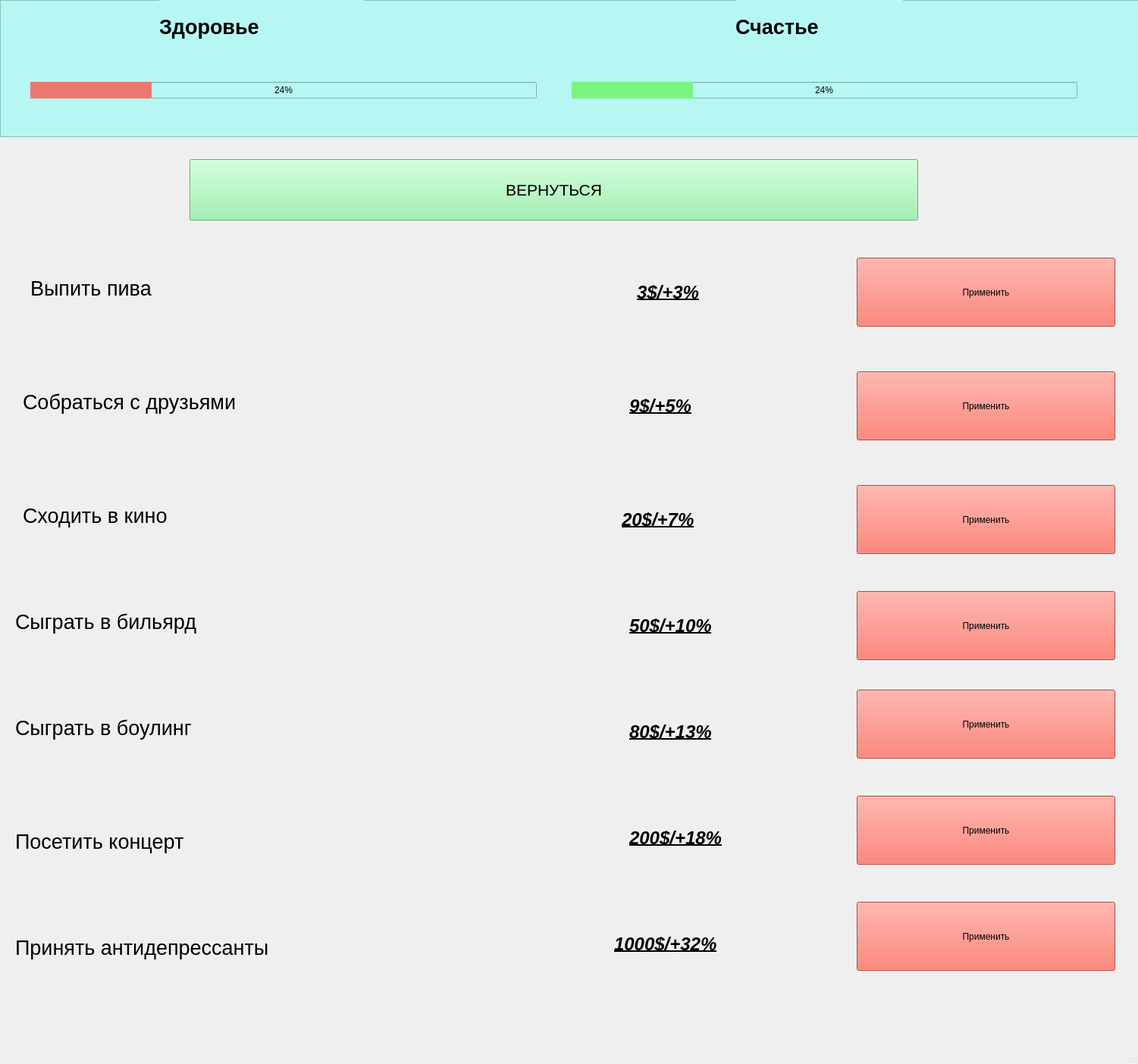
<?xml version="1.0" encoding="UTF-8"?>
<ui version="4.0">
 <class>Happiness</class>
 <widget class="QMainWindow" name="Happiness">
  <property name="geometry">
   <rect>
    <x>0</x>
    <y>0</y>
    <width>1501</width>
    <height>1404</height>
   </rect>
  </property>
  <property name="windowTitle">
   <string>MainWindow</string>
  </property>
  <widget class="QWidget" name="centralwidget">
   <widget class="QPushButton" name="pushButton_8">
    <property name="geometry">
     <rect>
      <x>250</x>
      <y>210</y>
      <width>961</width>
      <height>81</height>
     </rect>
    </property>
    <property name="font">
     <font>
      <pointsize>16</pointsize>
     </font>
    </property>
    <property name="styleSheet">
     <string notr="true">background-color:rgb(143, 240, 164)</string>
    </property>
    <property name="text">
     <string>ВЕРНУТЬСЯ</string>
    </property>
   </widget>
   <widget class="QPushButton" name="pushButton_5">
    <property name="geometry">
     <rect>
      <x>1130</x>
      <y>780</y>
      <width>341</width>
      <height>91</height>
     </rect>
    </property>
    <property name="styleSheet">
     <string notr="true">background-color: rgb(246, 97, 81)</string>
    </property>
    <property name="text">
     <string>Применить</string>
    </property>
   </widget>
   <widget class="QPushButton" name="pushButton_4">
    <property name="geometry">
     <rect>
      <x>1130</x>
      <y>640</y>
      <width>341</width>
      <height>91</height>
     </rect>
    </property>
    <property name="styleSheet">
     <string notr="true">background-color: rgb(246, 97, 81)</string>
    </property>
    <property name="text">
     <string>Применить</string>
    </property>
   </widget>
   <widget class="QLabel" name="label_3">
    <property name="geometry">
     <rect>
      <x>30</x>
      <y>490</y>
      <width>661</width>
      <height>81</height>
     </rect>
    </property>
    <property name="font">
     <font>
      <pointsize>20</pointsize>
      <underline>false</underline>
     </font>
    </property>
    <property name="text">
     <string>Собраться с друзьями</string>
    </property>
   </widget>
   <widget class="QLabel" name="label_11">
    <property name="geometry">
     <rect>
      <x>830</x>
      <y>930</y>
      <width>291</width>
      <height>71</height>
     </rect>
    </property>
    <property name="font">
     <font>
      <pointsize>18</pointsize>
      <weight>75</weight>
      <italic>true</italic>
      <bold>true</bold>
      <underline>true</underline>
     </font>
    </property>
    <property name="text">
     <string>80$/+13%</string>
    </property>
   </widget>
   <widget class="QPushButton" name="pushButton_2">
    <property name="geometry">
     <rect>
      <x>1130</x>
      <y>340</y>
      <width>341</width>
      <height>91</height>
     </rect>
    </property>
    <property name="styleSheet">
     <string notr="true">background-color: rgb(246, 97, 81)</string>
    </property>
    <property name="text">
     <string>Применить</string>
    </property>
   </widget>
   <widget class="QLabel" name="label_4">
    <property name="geometry">
     <rect>
      <x>30</x>
      <y>640</y>
      <width>761</width>
      <height>81</height>
     </rect>
    </property>
    <property name="font">
     <font>
      <pointsize>20</pointsize>
      <underline>false</underline>
     </font>
    </property>
    <property name="text">
     <string>Сходить в кино</string>
    </property>
   </widget>
   <widget class="QLabel" name="label_6">
    <property name="geometry">
     <rect>
      <x>20</x>
      <y>920</y>
      <width>801</width>
      <height>81</height>
     </rect>
    </property>
    <property name="font">
     <font>
      <pointsize>20</pointsize>
      <underline>false</underline>
     </font>
    </property>
    <property name="text">
     <string>Сыграть в боулинг</string>
    </property>
   </widget>
   <widget class="QLabel" name="label_16">
    <property name="geometry">
     <rect>
      <x>830</x>
      <y>1070</y>
      <width>291</width>
      <height>71</height>
     </rect>
    </property>
    <property name="font">
     <font>
      <pointsize>18</pointsize>
      <weight>75</weight>
      <italic>true</italic>
      <bold>true</bold>
      <underline>true</underline>
     </font>
    </property>
    <property name="text">
     <string>200$/+18%</string>
    </property>
   </widget>
   <widget class="QLabel" name="label_13">
    <property name="geometry">
     <rect>
      <x>20</x>
      <y>1070</y>
      <width>711</width>
      <height>81</height>
     </rect>
    </property>
    <property name="font">
     <font>
      <pointsize>20</pointsize>
      <underline>false</underline>
     </font>
    </property>
    <property name="text">
     <string>Посетить концерт</string>
    </property>
   </widget>
   <widget class="QPushButton" name="pushButton_7">
    <property name="geometry">
     <rect>
      <x>1130</x>
      <y>1050</y>
      <width>341</width>
      <height>91</height>
     </rect>
    </property>
    <property name="styleSheet">
     <string notr="true">background-color: rgb(246, 97, 81)</string>
    </property>
    <property name="text">
     <string>Применить</string>
    </property>
   </widget>
   <widget class="QLabel" name="label_9">
    <property name="geometry">
     <rect>
      <x>830</x>
      <y>500</y>
      <width>291</width>
      <height>71</height>
     </rect>
    </property>
    <property name="font">
     <font>
      <pointsize>18</pointsize>
      <weight>75</weight>
      <italic>true</italic>
      <bold>true</bold>
      <underline>true</underline>
     </font>
    </property>
    <property name="text">
     <string>9$/+5%</string>
    </property>
   </widget>
   <widget class="QLabel" name="label_10">
    <property name="geometry">
     <rect>
      <x>820</x>
      <y>650</y>
      <width>291</width>
      <height>71</height>
     </rect>
    </property>
    <property name="font">
     <font>
      <pointsize>18</pointsize>
      <weight>75</weight>
      <italic>true</italic>
      <bold>true</bold>
      <underline>true</underline>
     </font>
    </property>
    <property name="text">
     <string>20$/+7%</string>
    </property>
   </widget>
   <widget class="QPushButton" name="pushButton_9">
    <property name="geometry">
     <rect>
      <x>1130</x>
      <y>1190</y>
      <width>341</width>
      <height>91</height>
     </rect>
    </property>
    <property name="styleSheet">
     <string notr="true">background-color: rgb(246, 97, 81)</string>
    </property>
    <property name="text">
     <string>Применить</string>
    </property>
   </widget>
   <widget class="QLabel" name="label_12">
    <property name="geometry">
     <rect>
      <x>830</x>
      <y>790</y>
      <width>291</width>
      <height>71</height>
     </rect>
    </property>
    <property name="font">
     <font>
      <pointsize>18</pointsize>
      <weight>75</weight>
      <italic>true</italic>
      <bold>true</bold>
      <underline>true</underline>
     </font>
    </property>
    <property name="text">
     <string>50$/+10%</string>
    </property>
   </widget>
   <widget class="QPushButton" name="pushButton_3">
    <property name="geometry">
     <rect>
      <x>1130</x>
      <y>490</y>
      <width>341</width>
      <height>91</height>
     </rect>
    </property>
    <property name="styleSheet">
     <string notr="true">background-color: rgb(246, 97, 81)</string>
    </property>
    <property name="text">
     <string>Применить</string>
    </property>
   </widget>
   <widget class="QPushButton" name="pushButton_6">
    <property name="geometry">
     <rect>
      <x>1130</x>
      <y>910</y>
      <width>341</width>
      <height>91</height>
     </rect>
    </property>
    <property name="styleSheet">
     <string notr="true">background-color: rgb(246, 97, 81)</string>
    </property>
    <property name="text">
     <string>Применить</string>
    </property>
   </widget>
   <widget class="QLabel" name="label_15">
    <property name="geometry">
     <rect>
      <x>20</x>
      <y>1210</y>
      <width>671</width>
      <height>81</height>
     </rect>
    </property>
    <property name="font">
     <font>
      <pointsize>20</pointsize>
      <underline>false</underline>
     </font>
    </property>
    <property name="text">
     <string>Принять антидепрессанты</string>
    </property>
   </widget>
   <widget class="QLabel" name="label_14">
    <property name="geometry">
     <rect>
      <x>810</x>
      <y>1210</y>
      <width>291</width>
      <height>71</height>
     </rect>
    </property>
    <property name="font">
     <font>
      <pointsize>18</pointsize>
      <weight>75</weight>
      <italic>true</italic>
      <bold>true</bold>
      <underline>true</underline>
     </font>
    </property>
    <property name="text">
     <string>1000$/+32%</string>
    </property>
   </widget>
   <widget class="QLabel" name="label_5">
    <property name="geometry">
     <rect>
      <x>20</x>
      <y>780</y>
      <width>681</width>
      <height>81</height>
     </rect>
    </property>
    <property name="font">
     <font>
      <pointsize>20</pointsize>
      <underline>false</underline>
     </font>
    </property>
    <property name="text">
     <string>Сыграть в бильярд</string>
    </property>
   </widget>
   <widget class="QLabel" name="label_2">
    <property name="geometry">
     <rect>
      <x>40</x>
      <y>340</y>
      <width>721</width>
      <height>81</height>
     </rect>
    </property>
    <property name="font">
     <font>
      <pointsize>20</pointsize>
      <underline>false</underline>
     </font>
    </property>
    <property name="text">
     <string>Выпить пива</string>
    </property>
   </widget>
   <widget class="QLabel" name="label_8">
    <property name="geometry">
     <rect>
      <x>840</x>
      <y>350</y>
      <width>281</width>
      <height>71</height>
     </rect>
    </property>
    <property name="font">
     <font>
      <pointsize>18</pointsize>
      <weight>75</weight>
      <italic>true</italic>
      <bold>true</bold>
      <underline>true</underline>
     </font>
    </property>
    <property name="text">
     <string>3$/+3%</string>
    </property>
   </widget>
   <widget class="QFrame" name="frame">
    <property name="geometry">
     <rect>
      <x>0</x>
      <y>0</y>
      <width>5000</width>
      <height>181</height>
     </rect>
    </property>
    <property name="styleSheet">
     <string notr="true">background-color: rgb(182, 247, 243)</string>
    </property>
    <property name="frameShape">
     <enum>QFrame::StyledPanel</enum>
    </property>
    <property name="frameShadow">
     <enum>QFrame::Raised</enum>
    </property>
    <widget class="QLabel" name="label_17">
     <property name="geometry">
      <rect>
       <x>210</x>
       <y>0</y>
       <width>271</width>
       <height>71</height>
      </rect>
     </property>
     <property name="font">
      <font>
       <pointsize>20</pointsize>
       <weight>75</weight>
       <bold>true</bold>
      </font>
     </property>
     <property name="styleSheet">
      <string notr="true">text-align: center;</string>
     </property>
     <property name="text">
      <string>Здоровье</string>
     </property>
    </widget>
    <widget class="QWidget" name="horizontalLayoutWidget">
     <property name="geometry">
      <rect>
       <x>40</x>
       <y>79</y>
       <width>1381</width>
       <height>81</height>
      </rect>
     </property>
     <layout class="QHBoxLayout" name="horizontalLayout">
      <item>
       <widget class="QProgressBar" name="healthBar">
        <property name="contextMenuPolicy">
         <enum>Qt::CustomContextMenu</enum>
        </property>
        <property name="styleSheet">
         <string notr="true">QProgressBar::chunk {background-color: rgb(235, 121, 113); }
QProgressBar{text-align: center;}</string>
        </property>
        <property name="value">
         <number>24</number>
        </property>
       </widget>
      </item>
      <item>
       <spacer name="horizontalSpacer">
        <property name="orientation">
         <enum>Qt::Horizontal</enum>
        </property>
        <property name="sizeType">
         <enum>QSizePolicy::Minimum</enum>
        </property>
        <property name="sizeHint" stdset="0">
         <size>
          <width>40</width>
          <height>20</height>
         </size>
        </property>
       </spacer>
      </item>
      <item>
       <widget class="QProgressBar" name="happinessBar">
        <property name="styleSheet">
         <string notr="true">QProgressBar::chunk {background-color: rgb(122, 245, 129); }
QProgressBar{text-align: center;}</string>
        </property>
        <property name="value">
         <number>24</number>
        </property>
       </widget>
      </item>
     </layout>
    </widget>
    <widget class="QLabel" name="label_18">
     <property name="geometry">
      <rect>
       <x>970</x>
       <y>0</y>
       <width>221</width>
       <height>71</height>
      </rect>
     </property>
     <property name="font">
      <font>
       <pointsize>20</pointsize>
       <weight>75</weight>
       <bold>true</bold>
      </font>
     </property>
     <property name="styleSheet">
      <string notr="true">text-align: center;</string>
     </property>
     <property name="text">
      <string>Счастье</string>
     </property>
    </widget>
   </widget>
  </widget>
  <widget class="QMenuBar" name="menubar">
   <property name="geometry">
    <rect>
     <x>0</x>
     <y>0</y>
     <width>1501</width>
     <height>39</height>
    </rect>
   </property>
  </widget>
  <widget class="QStatusBar" name="statusbar"/>
 </widget>
 <resources/>
 <connections/>
</ui>
